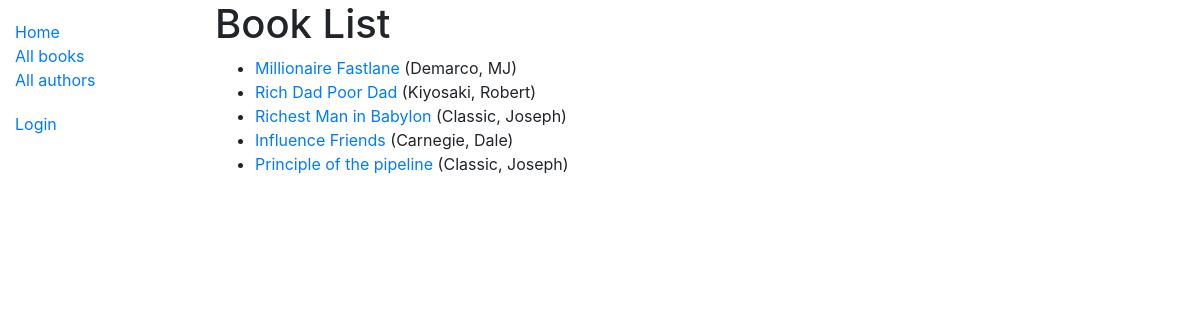
/catalog/books/, run on the app's committed database.
### catalog/models.py (models this page shows, shortened)
class Book(models.Model):
    title = models.CharField(max_length=200)
    author = models.ForeignKey('Author', on_delete=models.SET_NULL, null=True)
    summary = models.TextField(max_length=1000, help_text='Enter a brief description of the book')
    isbn = models.CharField('ISBN', max_length=13, unique=True,
                             help_text='13 Character <a href="https://www.isbn-international.org/content/what-isbn">ISBN number</a>')
    genre = models.ManyToManyField(Genre, help_text='Select a genre for this book')
    def get_absolute_url(self):
        return reverse('book-detail', args=[str(self.id)])
    def display_genre(self):
        """Create a string for the Genre. This is required to display genre in Admin."""
        return ', '.join(genre.name for genre in self.genre.all()[:3])
    display_genre.short_description = 'Genre'

class Author(models.Model):
    first_name = models.CharField(max_length=100)
    last_name = models.CharField(max_length=100)
    date_of_birth = models.DateField(null=True, blank=True)
    date_of_death = models.DateField('Died', null=True, blank=True)
    class Meta:
        ordering = ['last_name', 'first_name']
    def __str__(self):
        return f'{self.last_name}, {self.first_name}'

### catalog/views.py (the view)
# urls.py: path('books/', views.BookListView.as_view(), name='books'),
class BookListView(generic.ListView):
    model = Book
    paginate_by = 10
    def get_context_data(self, **kwargs):
        context = super(BookListView, self).get_context_data(**kwargs)
        context['some_data'] = 'This is just some data'
        return context

### catalog/templates/catalog/book_list.html
{% extends "base_generic.html" %}
{% block content %}
  <h1>Book List</h1>
  {% if book_list %}
  <ul>
    {% for book in book_list %}
      <li>
        <a href="{{ book.get_absolute_url }}">{{ book.title }}</a> ({{book.author}})
      </li>
    {% endfor %}
  </ul>
  {% else %}
    <p>There are no books in the library.</p>
  {% endif %}
{% endblock %}

### catalog/templates/base_generic.html (shortened to what this page needs)
<!DOCTYPE html>
<html lang="en">
<head>
  <link rel="stylesheet" href="https://stackpath.bootstrapcdn.com/bootstrap/4.1.3/css/bootstrap.min.css">
  {% load static %}
  <link rel="stylesheet" href="{% static 'css/styles.css' %}">
</head>
<body>
  <div class="container-fluid">
    <div class="row">
      <div class="col-sm-2">
      {% block sidebar %}
        <ul class="sidebar-nav">
          <li><a href="{% url 'index' %}">Home</a></li>
          <li><a href="{% url 'books' %}">All books</a></li>
          <li><a href="{% url 'authors' %}">All authors</a></li>
        </ul>
        <ul class="sidebar-nav">
        {% if user.is_authenticated %}
     <li>User: {{ user.get_username }}</li>
     <li><a href="{% url 'my-borrowed' %}">My Borrowed</a></li>
     <li><a href="{% url 'logout'%}?next={{request.path}}">Logout</a></li>
   {% else %}
     <li><a href="{% url 'login'%}?next={{request.path}}">Login</a></li>
   {% endif %}
    </ul>
     {% endblock %}
      </div>
      <div class="col-sm-10 ">{% block content %}{% endblock %}
      </div>
    </div>
  </div>
</body>
</html>

### catalog/static/css/styles.css (style rules this page uses)
.sidebar-nav { margin-top: 20px; padding: 0; list-style: none; }

### data on the page
Book: title "Millionaire Fastlane", author "Demarco, MJ"
Book: title "Rich Dad Poor Dad", author "Kiyosaki, Robert"
Book: title "Richest Man in Babylon", author "Classic, Joseph"
Book: title "Influence Friends", author "Carnegie, Dale"
Book: title "Principle of the pipeline", author "Classic, Joseph"
